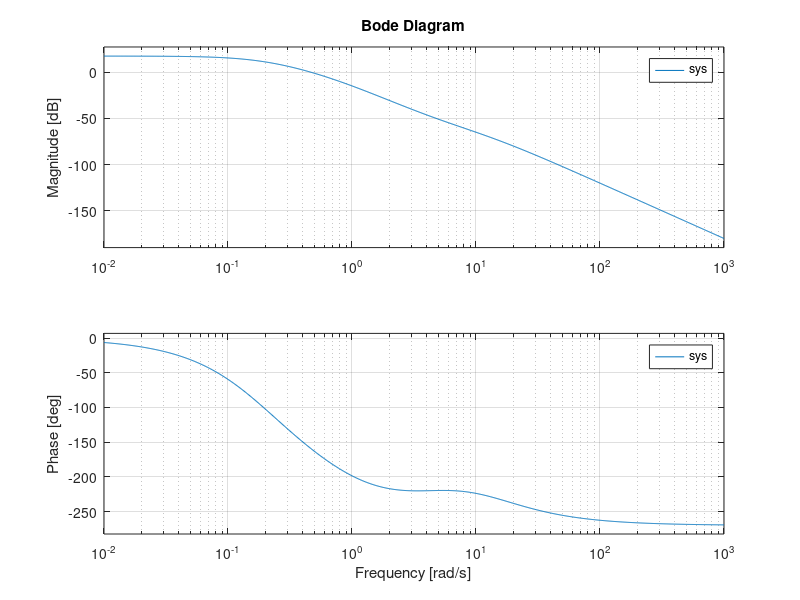

Source code (MATLAB):
%Phase Margin and Gain Margin

%System Transfer Function
num = conv([1 5],[1 6]);
den = conv([1 14 13 2],[1 10 2]);
sys = tf(num,den);

%Bode plots
%calculates gain and phase at 5 rad/s
[gain,phase]=bode(sys,5)
bode(sys); grid on;